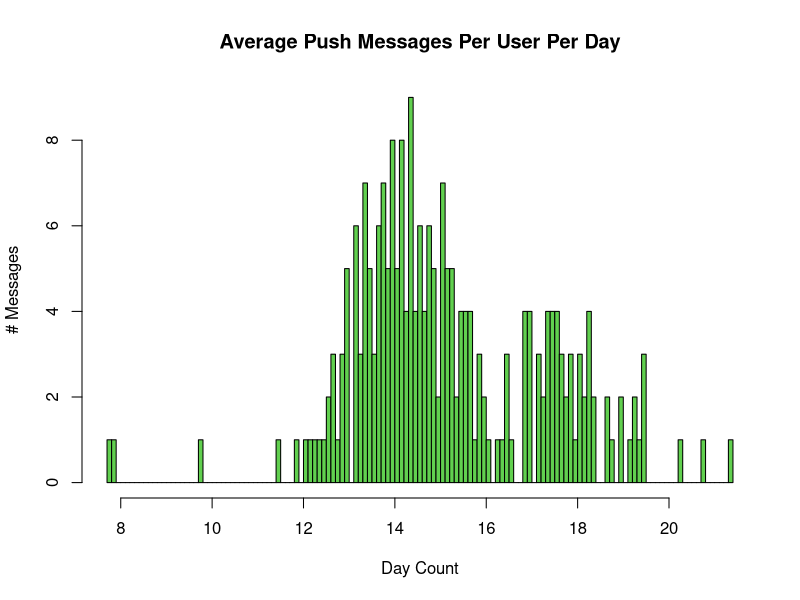

Reproduce this figure in R.
setwd('/Users/shill/documents/R scripts')

msgs <- read.csv("avg_msg_per_day.csv", sep=",")
hist(msgs$avg,breaks = 100,col = 3, freq=TRUE, main = 'Average Push Messages Per User Per Day', xlab = 'Day Count', ylab='# Messages')

summary(msgs$avg)